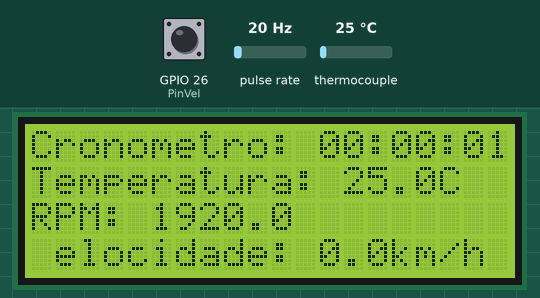
Bench run of a sketch on a simulated ESP32. Parts: 20×4 character LCD. Wiring (inferred from the names in the program): pulse sensor: data GPIO 25. The test bench sets the inputs (shaded band); at power-on: thermocouple 25 °C, GPIO 26 (PinVel) HIGH, pulse rate 20 Hz. Storage starts empty; what the sketch prints to the serial monitor is not drawn.

Above: at 2.8 s.
2.9 s: thermocouple set to 6 °C
At 5.1 s:
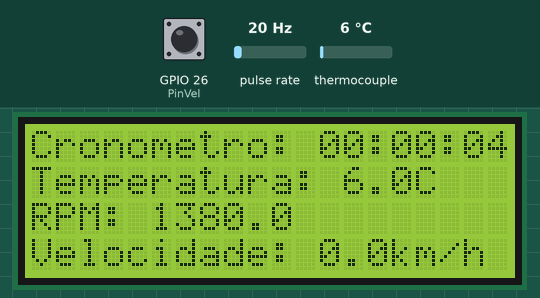
5.9 s: GPIO 26 (PinVel) pulled LOW for 0.15 s
At 6.64 s:
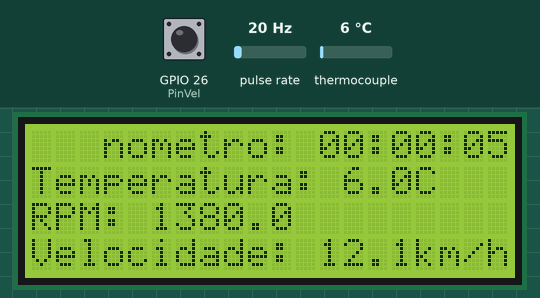
8.0 s: thermocouple set to 150 °C
At 8.7 s:
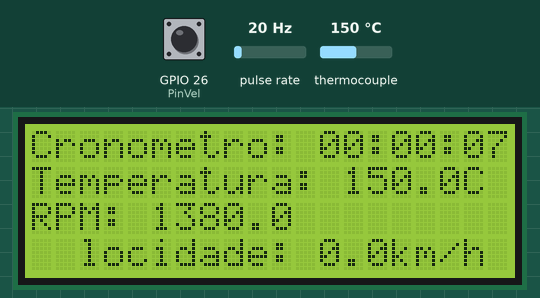
11.0 s: pulse rate (sensor on GPIO 25) set to 4 Hz
At 11.46 s:
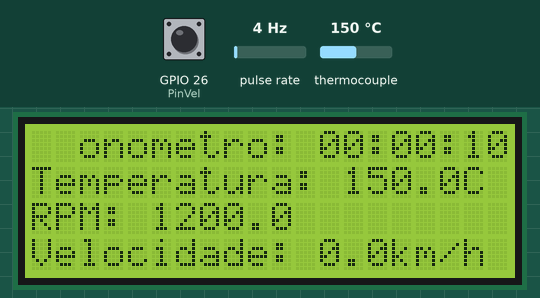
12.8 s: GPIO 26 (PinVel) pulled LOW for 1 s
At 14.3 s:
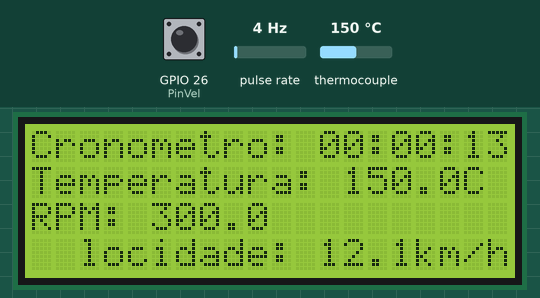
14.4 s: pulse rate (sensor on GPIO 25) set to 50 Hz
At 17.2 s:
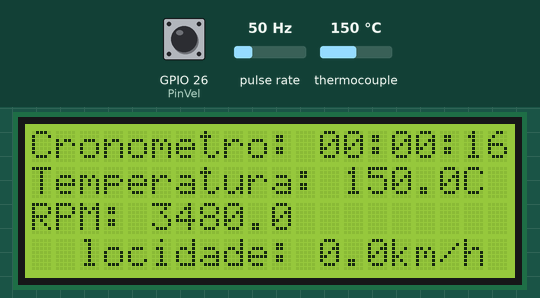
Timing chart, 0 to 17.4 s (numbered marks = the images above; inputs shaded):
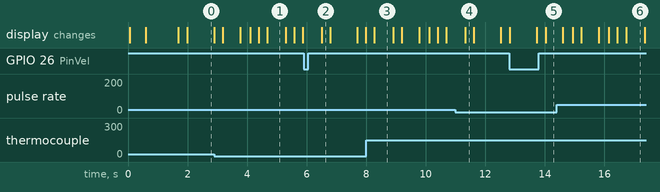

Measured:
- after the input at 2.9 s, the display: first changes after 0.29 s (image 1 shows a later state)
- after the input at 5.9 s, the display: changes after 0.60 s (image 2)
- after the input at 8.0 s, the display: changes after 0.28 s (image 3)
- after the input at 12.8 s, the display: first differs from a run without the input after 0.93 s (image 5 shows a later state)
- what the display in image 0 shows lasts 0.9 s, from 2.0 s to 2.9 s
- what the display in image 1 shows lasts 0.6 s, from 4.7 s to 5.3 s

The sketch:

Regional_25.ino
```cpp
#include "max6675.h"
#include <Wire.h>
#include <SPI.h>
#include <SD.h>
#include <LiquidCrystal_I2C.h>

// LCD I2C
LiquidCrystal_I2C lcd(0x27, 20, 4);

// Variáveis RPM
volatile int rpmcount = 0;
float rpm = 0;
unsigned long lastmillis = 0;
int PinRPM = 25;

// Variáveis velocidade
volatile int velcount = 0;
float vel = 0;
float d = 0.5334;
int PinVel = 26;

// Termopar MAX6675
int thermoSO = 4;
int thermoCS = 2;
int thermoCLK = 15;
MAX6675 thermocouple(thermoCLK, thermoCS, thermoSO);

// Cronômetro
unsigned long startMillis = 0;

// SD Card
const int chipSelect = 5;
File dataFile;

// Funções de interrupção
void IRAM_ATTR rpm_fan() {
  rpmcount++;
}

void IRAM_ATTR vel_fan() {
  velcount++;
}

void setup() {
  Serial.begin(115200);

  // LCD
  lcd.init();
  lcd.backlight();

  // Sensores
  pinMode(PinRPM, INPUT_PULLUP);
  attachInterrupt(digitalPinToInterrupt(PinRPM), rpm_fan, FALLING);
  pinMode(PinVel, INPUT_PULLUP);
  attachInterrupt(digitalPinToInterrupt(PinVel), vel_fan, FALLING);

  delay(500);  // Estabilização MAX6675
  startMillis = millis();

  // Inicializa SD
  Serial.println("Iniciando módulo SD...");
  if (!SD.begin(chipSelect)) {
    Serial.println("Erro ao iniciar o cartão SD");
    lcd.setCursor(0, 0);
    lcd.print("SD NAO INICIADO");
  } else {
    Serial.println("Cartão SD pronto!");
    lcd.setCursor(0, 0);
    lcd.print("SD INICIADO OK");
    delay(1000);
    lcd.clear();

    // Cria arquivo e cabeçalho
    dataFile = SD.open("/dados.csv", FILE_WRITE);
    if (dataFile) {
      dataFile.println("Tempo,Temperatura,RPM,Velocidade");
      dataFile.close();
    }
  }
}

void loop() {
  // Cronômetro
  unsigned long currentTime = millis();
  unsigned long seconds = ((currentTime - startMillis) / 1000) % 60;
  unsigned long minutes = ((currentTime - startMillis) / 60000) % 60;
  unsigned long hours   = ((currentTime - startMillis) / 3600000);

  lcd.setCursor(0, 0);
  lcd.printf("Cronometro: %02lu:%02lu:%02lu", hours, minutes, seconds);

  // Temperatura
  float temperatura = thermocouple.readCelsius();
  lcd.setCursor(0, 1);
  lcd.print("Temperatura: ");
  lcd.print(temperatura, 1);
  lcd.print("C   ");

  // RPM e velocidade a cada segundo
  if (millis() - lastmillis >= 1000) {
    detachInterrupt(digitalPinToInterrupt(PinRPM));
    detachInterrupt(digitalPinToInterrupt(PinVel));

    rpm = rpmcount * 60.0;
    vel = velcount * 2 * 3.1416 * d * 3.6;

    rpmcount = 0;
    velcount = 0;
    lastmillis = millis();

    lcd.setCursor(0, 2);
    lcd.print("RPM: ");
    lcd.print(rpm, 1);
    lcd.print("     ");

    lcd.setCursor(0, 3);
    lcd.print("Velocidade: ");
    lcd.print(vel, 1);
    lcd.print("km/h   ");

    // Grava dados no SD
    dataFile = SD.open("/dados.csv", FILE_WRITE);
    if (dataFile) {
      char buffer[64];
      sprintf(buffer, "%02lu:%02lu:%02lu,%.1f,%.1f,%.1f", hours, minutes, seconds, temperatura, rpm, vel);
      dataFile.println(buffer);
      dataFile.close();
    } else {
      Serial.println("Erro ao escrever no SD");
    }

    attachInterrupt(digitalPinToInterrupt(PinRPM), rpm_fan, FALLING);
    attachInterrupt(digitalPinToInterrupt(PinVel), vel_fan, FALLING);
  }

  delay(250);
}
```
